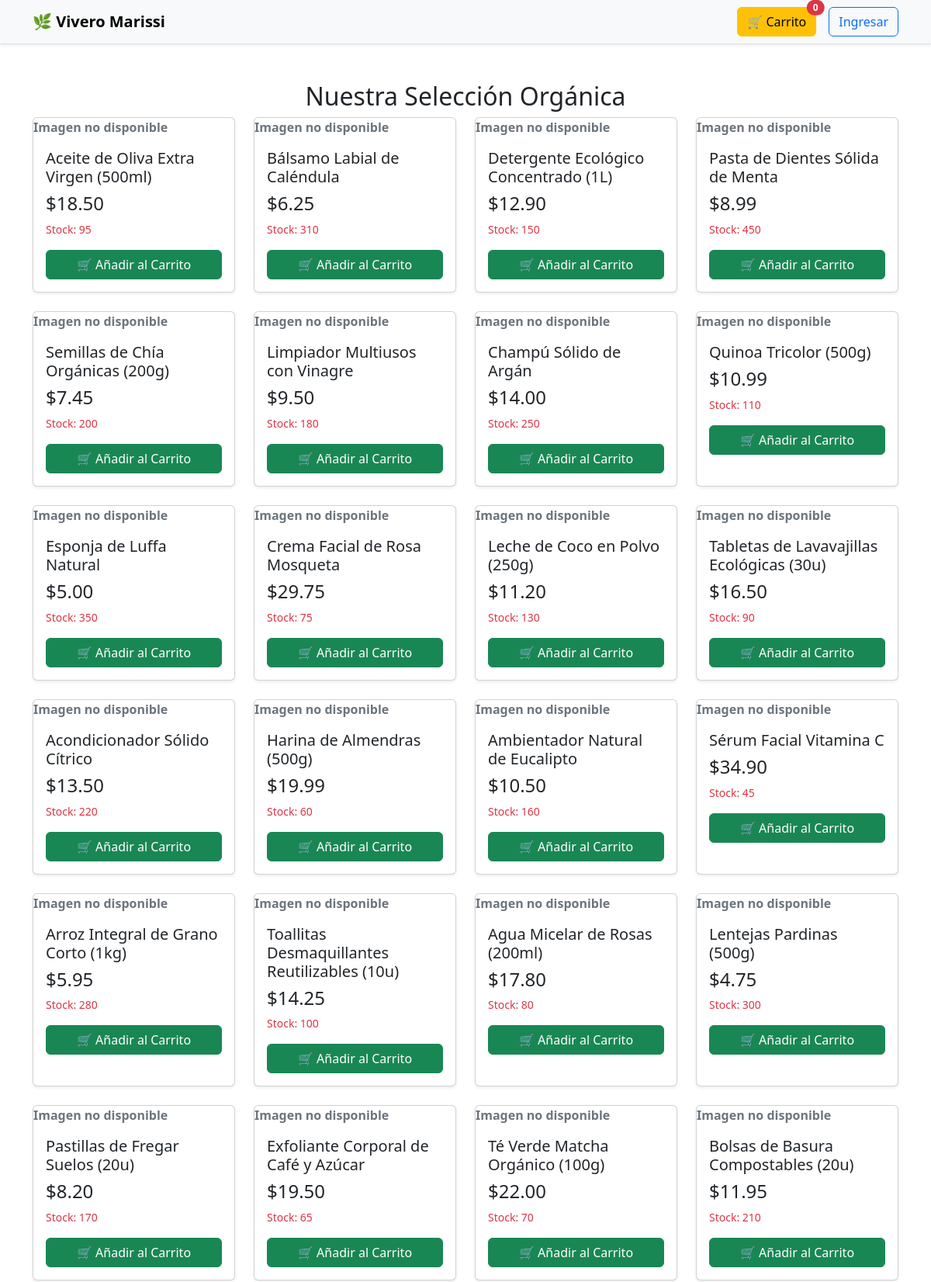
The page / (upper part) on the database its author committed.
### tables this page shows
CREATE TABLE `plantas` (
  `id` int(11) NOT NULL,
  `nombre` varchar(255) NOT NULL,
  `descripcion` text DEFAULT NULL,
  `precio` decimal(10,2) NOT NULL,
  `stock` int(11) NOT NULL DEFAULT 0,
  `imagen_url` varchar(255) DEFAULT NULL,
  `id_categoria` int(11) DEFAULT NULL
);

### index.php (called while the page is built, shortened)
<?php
include_once __DIR__ . "/conf/db.php";
include_once __DIR__ . "/model/plantas.php";
$plantas = traer_plantas($conx);
require_once __DIR__ . "/views/catalogoView.php";
?>

### model/plantas.php (called while the page is built, shortened)
<?php
function traer_plantas($conx){
    $query = "SELECT P.id AS id, P.nombre AS planta_nombre, P.descripcion AS planta_desc, P.precio AS planta_precio,
    P.stock AS planta_stock, C.nombre AS categoria
    FROM plantas P
    INNER JOIN categorias C ON (P.id_categoria = C.id)";
    $stmt = $conx->prepare($query);
    $stmt->execute();
    return $stmt->fetchAll(PDO::FETCH_OBJ);
}

### views/catalogoView.php (the view, shortened to what this page needs)
<!DOCTYPE html>
<html lang="es">
<head>
    <link href="https://cdn.jsdelivr.net/npm/bootstrap@5.3.3/dist/css/bootstrap.min.css" rel="stylesheet">
    <link rel="stylesheet" href="/assets/catalogo.css">
</head>
<body>
    <nav class="navbar navbar-expand-lg navbar-light bg-light border-bottom shadow-sm">
        <div class="container">
            <a class="navbar-brand" href="/index.php">
                🌿 <strong>Vivero Marissi</strong>
            </a>
       <div class="d-flex">
                <?php
                    $num_items = isset($_SESSION['carrito']) ? array_sum(array_values($_SESSION['carrito'])) : 0;
                ?>
                <a href="/controllers/carritoViewController.php" class="btn btn-warning me-3 position-relative">
                    🛒 Carrito
                    <span class="position-absolute top-0 start-100 translate-middle badge rounded-pill bg-danger">
                        <?php echo $num_items; ?>
                    </span>
                </a>
                <?php if (isset($_SESSION['user_rol']) && $_SESSION['user_rol'] === 'admin'): ?>
                    <a href="/controllers/PlantasControllers.php" class="btn btn-outline-danger me-2">
                        Panel Admin
                    </a>
                    <a href="/controllers/auth/logout.php" class="btn btn-danger">
                        Cerrar Sesión
                    </a>
                <?php else: ?>
                    <a href="/controllers/auth/login.php" class="btn btn-outline-primary">
                        Ingresar
                    </a>
                <?php endif; ?>
            </div>
        </div>
    </nav>
    <div class="container mt-5">
        <h2 class="page-title text-center">Nuestra Selección Orgánica</h2>
        <div class="row row-cols-1 row-cols-sm-2 row-cols-md-4 g-4">
            <?php if (!empty($plantas)): ?>
                <?php foreach($plantas as $planta): ?>
                <div class="col">
                    <div class="card h-100 product-card shadow-sm">
                        <div class="product-image-container">
                            <?php if (!empty($planta->imagen_url)): ?>
                                <img src="/<?php echo htmlspecialchars($planta->imagen_url); ?>"
                                     alt="<?php echo htmlspecialchars($planta->planta_nombre); ?>"
                                     class="img-fluid">
                            <?php else: ?>
                                <span class="text-secondary fw-bold">Imagen no disponible</span>
                            <?php endif; ?>
                        </div>
                        <div class="card-body d-flex flex-column">
                            <h5 class="product-name"><?php echo htmlspecialchars($planta->planta_nombre); ?></h5>
                            <h4 class="product-price">$<?php echo number_format($planta->planta_precio, 2); ?></h4>
                            <form method="POST" action="../controllers/carrito.php">
                                <div class="mt-auto">
                                    <small class="text-danger d-block mb-2">Stock: <?php echo htmlspecialchars($planta->planta_stock); ?></small>
                                    <button type="submit" class="btn btn-success w-100 mt-2"
                                            <?php echo ($planta->planta_stock > 0) ? '' : 'disabled'; ?>>
                                        <?php echo ($planta->planta_stock > 0) ? '🛒 Añadir al Carrito' : 'Agotado'; ?>
                                    </button>
                                </div>
                            </form>
                        </div>
                    </div>
                </div>
                <?php endforeach; ?>
            <?php else: ?>
                <div class="col-12">
                    <div class="alert alert-info text-center">¡Lo sentimos! No hay productos disponibles en este momento.</div>
                </div>
            <?php endif; ?>
        </div>
    </div>
</body>
</html>

### rows shown on the page
plantas: nombre "Aceite de Oliva Extra Virgen (500ml)", precio "18.50", stock "95", shows "🛒 Añadir al Carrito"
plantas: nombre "Bálsamo Labial de Caléndula", precio "6.25", stock "310", shows "🛒 Añadir al Carrito"
plantas: nombre "Detergente Ecológico Concentrado (1L)", precio "12.90", stock "150", shows "🛒 Añadir al Carrito"
plantas: nombre "Pasta de Dientes Sólida de Menta", precio "8.99", stock "450", shows "🛒 Añadir al Carrito"
plantas: nombre "Semillas de Chía Orgánicas (200g)", precio "7.45", stock "200", shows "🛒 Añadir al Carrito"
plantas: nombre "Limpiador Multiusos con Vinagre", precio "9.50", stock "180", shows "🛒 Añadir al Carrito"
plantas: nombre "Champú Sólido de Argán", precio "14.00", stock "250", shows "🛒 Añadir al Carrito"
plantas: nombre "Quinoa Tricolor (500g)", precio "10.99", stock "110", shows "🛒 Añadir al Carrito"
plantas: nombre "Esponja de Luffa Natural", precio "5.00", stock "350", shows "🛒 Añadir al Carrito"
plantas: nombre "Crema Facial de Rosa Mosqueta", precio "29.75", stock "75", shows "🛒 Añadir al Carrito"
plantas: nombre "Leche de Coco en Polvo (250g)", precio "11.20", stock "130", shows "🛒 Añadir al Carrito"
plantas: nombre "Tabletas de Lavavajillas Ecológicas (30u)", precio "16.50", stock "90", shows "🛒 Añadir al Carrito"
plantas: nombre "Acondicionador Sólido Cítrico", precio "13.50", stock "220", shows "🛒 Añadir al Carrito"
plantas: nombre "Harina de Almendras (500g)", precio "19.99", stock "60", shows "🛒 Añadir al Carrito"
plantas: nombre "Ambientador Natural de Eucalipto", precio "10.50", stock "160", shows "🛒 Añadir al Carrito"
plantas: nombre "Sérum Facial Vitamina C", precio "34.90", stock "45", shows "🛒 Añadir al Carrito"
plantas: nombre "Arroz Integral de Grano Corto (1kg)", precio "5.95", stock "280", shows "🛒 Añadir al Carrito"
plantas: nombre "Toallitas Desmaquillantes Reutilizables (10u)", precio "14.25", stock "100", shows "🛒 Añadir al Carrito"
plantas: nombre "Agua Micelar de Rosas (200ml)", precio "17.80", stock "80", shows "🛒 Añadir al Carrito"
plantas: nombre "Lentejas Pardinas (500g)", precio "4.75", stock "300", shows "🛒 Añadir al Carrito"
plantas: nombre "Pastillas de Fregar Suelos (20u)", precio "8.20", stock "170", shows "🛒 Añadir al Carrito"
plantas: nombre "Exfoliante Corporal de Café y Azúcar", precio "19.50", stock "65", shows "🛒 Añadir al Carrito"
plantas: nombre "Té Verde Matcha Orgánico (100g)", precio "22.00", stock "70", shows "🛒 Añadir al Carrito"
plantas: nombre "Bolsas de Basura Compostables (20u)", precio "11.95", stock "210", shows "🛒 Añadir al Carrito"

### other values the page prints
$num_items "0"
